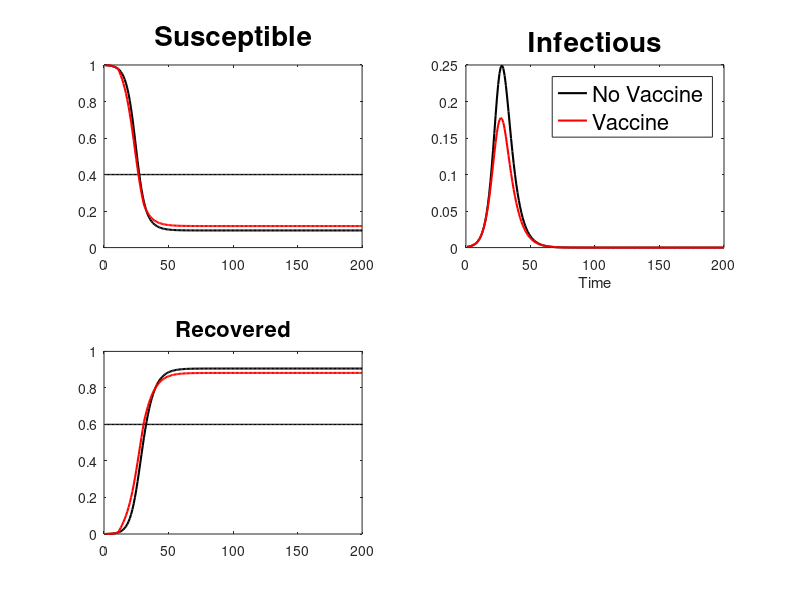
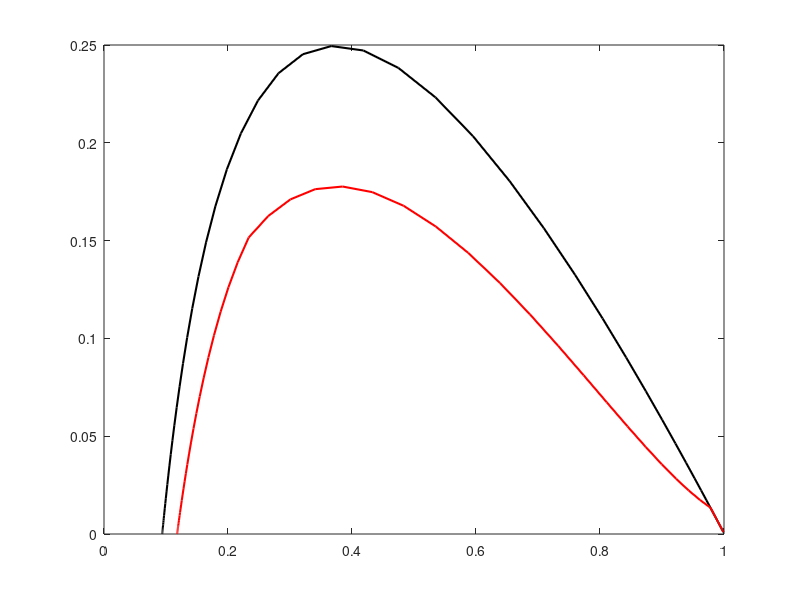

Here is the MATLAB script that generated these plots, in order: (Note: this script raises an error after producing the figures.)
close all;
T=200;
cGAMMA = 0.5;
cTAU   = 0.2;

SS=zeros(1,T);
II=zeros(1,T);
RR=zeros(1,T);

% Initial Condition
II(1) = 0.001;
SS(1) = 1 - II(1);
RR(1) = 0;

% Dynamics without vaccine
for t=2:T
    SS(t) = SS(t-1) - cGAMMA*SS(t-1)*II(t-1);	
	II(t) = II(t-1) + cGAMMA*SS(t-1)*II(t-1) - cTAU*II(t-1);	
	RR(t) = RR(t-1) + cTAU*II(t-1);	
end

X0    = cGAMMA/cTAU;
Sstar = 1/X0;
Rstar = 1-Sstar;

subplot(2,2,1)
plot([1:T],SS,'k','LineWidth',1.5);
hold on
plot([1:T],ones(1,T)*Sstar,'k','LineWidth',1);
title('Susceptible','FontSize',20)
subplot(2,2,2)
plot([1:T],II,'k','LineWidth',1.5);
hold on
title('Infectious','FontSize',20)
xlabel('Time')
subplot(2,2,3)
plot([1:T],RR,'k','LineWidth',1.5);
hold on
plot([1:T],ones(1,T)*Rstar,'k','LineWidth',1);
title('Recovered','FontSize',20)

SS_base=SS;
II_base=II;

% Introduce vaccine
V = zeros(1,T);
V(11:30) = 0.01;

% Dynamics with vaccine
for t=2:T
    SS(t) = SS(t-1) - cGAMMA*SS(t-1)*II(t-1) - V(t-1);	
	II(t) = II(t-1) + cGAMMA*SS(t-1)*II(t-1) - cTAU*II(t-1);	
	RR(t) = RR(t-1) + cTAU*II(t-1) + V(t-1);	
end

figure(1)
subplot(2,2,1)
plot([1:T],SS,'r','LineWidth',1.5);
hold on
title('Susceptible','FontSize',20)
subplot(2,2,2)
plot([1:T],II,'r','LineWidth',1.5);
hold on
title('Infectious','FontSize',20)
legend('No Vaccine','Vaccine','FontSize',16)
xlabel('Time')
subplot(2,2,3)
plot([1:T],RR,'r','LineWidth',1.5);
hold on
title('Recovered','FontSize',16)

figure(2)
plot(SS_base,II_base,'k','LineWidth',1.5);
hold on
plot(SS,II,'r','LineWidth',1.5);
xline(Sstar,'k','LineWidth',1)
ylim([0 1.5*max(max(II),max(II_base))]) 
xlabel('S','FontSize',14)
ylabel('I','FontSize',14)
legend('No Vaccine','Vaccine','FontSize',16)